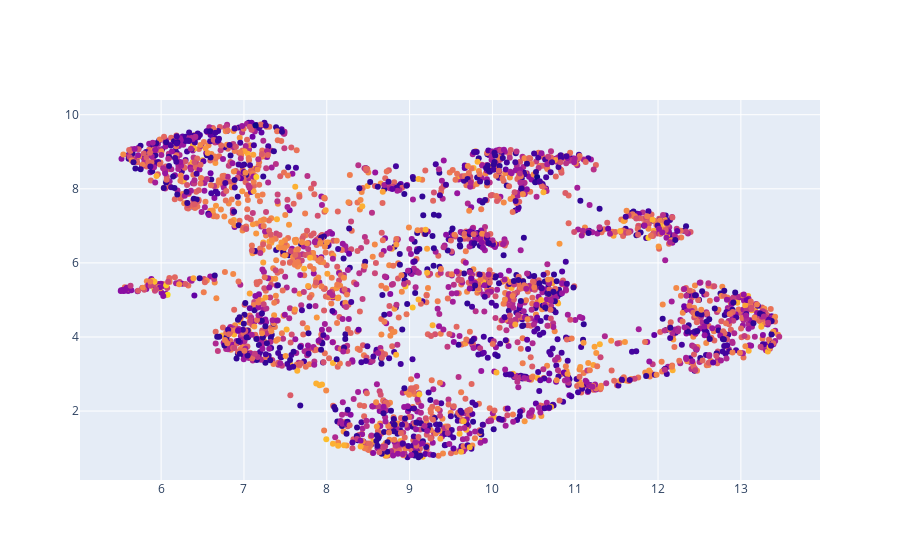

The notebook cell saved with this chart:
### Code cell
import plotly.graph_objects as go
import plotly.express as px


fig = go.Figure(data=go.Scatter(x=Xr_umap[:, 0],
                                y=Xr_umap[:, 1],
                                mode='markers',
                                marker_color=n_genre,
                                text=text_data))


fig.show()

### Figure 1 — Plotly figure (JSON) as saved in the notebook; plotly's stock layout.template omitted (floating-point values rounded to 4 significant figures; data arrays with more than 128 entries replaced by an {"elided": "..."} marker saying what was removed)
{"data": [{"marker": {"color": {"elided": "3109 int values"}}, "mode": "markers", "text": {"elided": "3109 str values"}, "type": "scatter", "x": {"elided": "3109 float values"}, "y": {"elided": "3109 float values"}}], "layout": {}}
